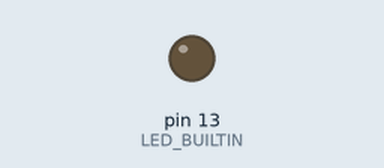
The sketch below on a simulated Arduino Uno, built with avr-gcc and run on an emulated ATmega328P. On the bench: output pins drawn as LEDs (lit = HIGH).

Above: at 0.5 s.
At 3.5 s:
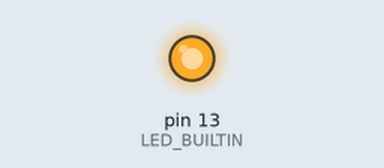
Timing chart, 0 to 7.3 s (numbered marks = the images above):
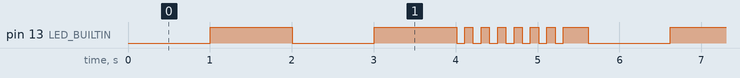

Measured:
- by itself, pin 13 (LED_BUILTIN): repeats every 5.6 s: LOW 1.0 s, HIGH 1.0 s, 6 × (LOW 0.10 s, HIGH 0.10 s), LOW 0.10 s, HIGH 0.30 s, LOW 1.0 s, HIGH 1.0 s
- by itself, everything shown: repeats every 5.6 s, in 18 steps

The sketch:

BlinkMachine.ino
```cpp
class BlinkMachine
{
private:
  int* Periods;
  int  PereodsCount;
  unsigned long totalTime;
public:
  void SetPeriods(int* p, int pc)
  {
    Periods = p;
    PereodsCount = pc;
    totalTime = 0;
    for (int i = 0; i < PereodsCount; i++)
      totalTime += Periods[i];
  }
  int Tick(unsigned long time)
  {
    auto z = time % totalTime;
    for (int i = 0; i < PereodsCount - 1; i++)
    {
      if (z < Periods[i]) return i % 2;
      z -= Periods[i];
    }
    return 1;
  }
};

#define M_SIZE 20
BlinkMachine bm;

// the setup function runs once when you press reset or power the board
void setup() {
  // initialize digital pin LED_BUILTIN as an output.
  pinMode(LED_BUILTIN, OUTPUT);

  int m[M_SIZE] = { 1000,1000,1000,1000,100,100,100,100,100,100,100,100,100,100,100,100,100,100,100,100 };
  bm.SetPeriods(m, M_SIZE);
}

// the loop function runs over and over again forever
void loop() {
  digitalWrite(LED_BUILTIN, bm.Tick(millis()));   // turn the LED on (HIGH is the voltage level)
  delay(25);
}
```
